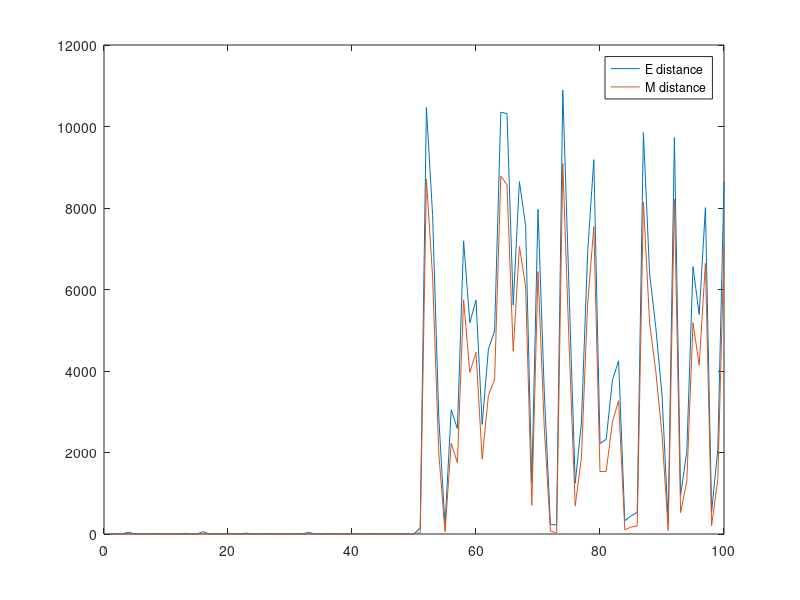
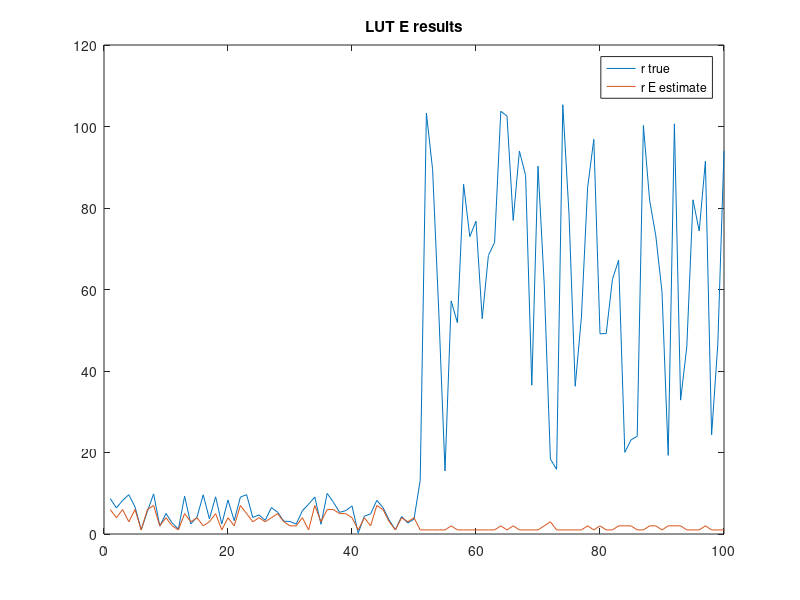
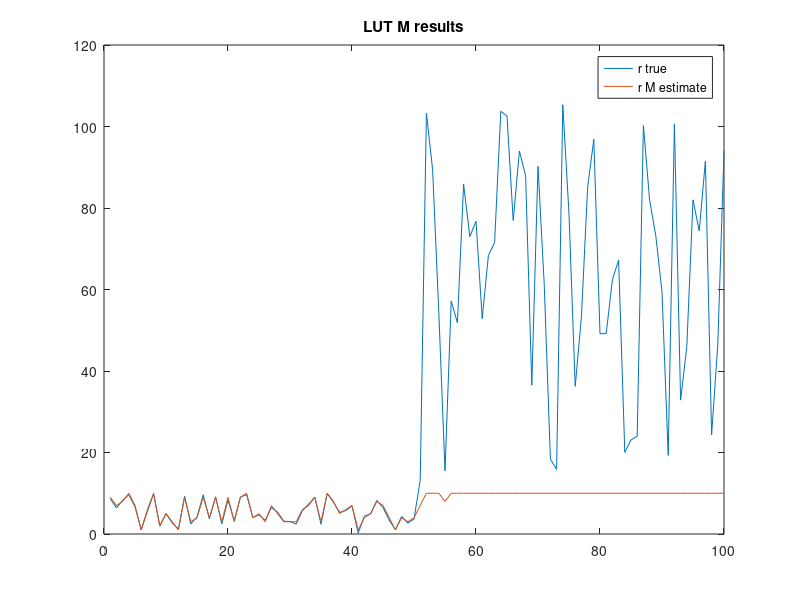

MATLAB code to generate these figures, in order: (Note: this script raises an error after producing the figures.)
clear;clc
% %% Direct inversion
G = 6.674e-11;
m1 = 10;
m2 = 50;
r = 100; 
F = G*m1*m2/r^2;

r_hat = (G*m1*m2/F)^0.5;

r - r_hat

%% Look up table (LUT) approach
% define the LUT
[m1,m2,r] = ndgrid(1:100,1:100,1:10);
m1 = m1(:);
m2 = m2(:);
r = r(:);
F = (G*m1.*m2)./(r.^2);
x = [m1,m2,F];
% define new observations
m1_test = [rand(50,1)*100; rand(50,1)*100+100];
m2_test = [rand(50,1)*100; rand(50,1)*100+100];
r_true = [rand(50,1)*10; rand(50,1)*100+10];
F_test = (G*m1_test.*m2_test)./(r_true.^2);

test.m1=m1_test;
test.m2=m2_test;
test.r=r_true;
test.F = F_test;
save('test','test');


E_error = zeros(100,1);
M_error = zeros(100,1);
E_r_hat = zeros(100,1);
M_r_hat = zeros(100,1);
var_x = var(x);
for i = 1 : 100
    x_test_i = [m1_test(i),m2_test(i),F_test(i)];
    % metric 1 : Euclidean distance
    E_dists = sum((x-repmat(x_test_i,100^2*10,1)).^2, 2); % Euclidean distance
    [~,min_idx_E] = min(E_dists); % find the most similar combination
    E_r_hat(i) = r(min_idx_E);
    E_error(i) = (r_true(i) - r(min_idx_E))^2;
    
    % metric 2 : Mahalanobis distance
    M_dists = sum((x-repmat(x_test_i,100^2*10,1)).^2./(repmat(var_x,100^2*10,1)), 2); % M distance
    [~,min_idx_M] = min(M_dists); % find the most similar combination
    M_error(i) = (r_true(i) - r(min_idx_M))^2;
    M_r_hat(i) = r(min_idx_M);
end

figure; plot([E_error(:),M_error(:)]); legend('E distance', 'M distance');
figure; plot([r_true, E_r_hat]); legend('r true', 'r E estimate'); title('LUT E results'); 
figure; plot([r_true, M_r_hat]); legend('r true', 'r M estimate'); title('LUT M results'); 

% (1) interpolation good!
% (2) extrapolation bad!
% (3) Mahalanobis better than Euclidean
% (4) other metrics
% (5) choose more candidates and use their mean or median

%% Artificial Neural Network (ANN) trained on simulated data from physical models
% generate simulated data
[m1,m2,r] = ndgrid(1:100,1:100,1:10);
m1 = m1(:)';
m2 = m2(:)';
r = r(:)';
F = (G*m1.*m2)./(r.^2);

inputs = [F;m1;m2];
targets = r;

% Create a Fitting Network
hiddenLayerSize = 2;
net = fitnet(hiddenLayerSize,'trainlm');
% net.layers{1}.transferFcn = 'logsig';
% net.layers{2}.transferFcn = 'logsig';

% Set up Division of Data for Training, Validation, Testing
net.divideParam.trainRatio = 70/100;
net.divideParam.valRatio = 15/100;
net.divideParam.testRatio = 15/100;
 
% Train the Network
[net,tr] = train(net,inputs,targets);
 
% Test the Network
outputs = net(inputs);
errors = gsubtract(outputs,targets);
performance = perform(net,targets,outputs);
 
% View the Network
view(net)

%% interpolation & extrapolation
load test;
rhat = net([test.F';test.m1';test.m2']);
figure; plot([test.r, rhat']); legend('r true', 'r estimate'); title('ANN one layer (2 neurons) results'); 

%% Artificial Neural Network (ANN) trained on simulated data from physical models
% generate simulated data
[m1,m2,r] = ndgrid(1:100,1:100,1:10);
m1 = m1(:)';
m2 = m2(:)';
r = r(:)';
F = (G*m1.*m2)./(r.^2);

inputs = [F;m1;m2];
targets = r;

% Create a Fitting Network
hiddenLayerSize = 10;
net = fitnet(hiddenLayerSize,'trainlm');
% net.layers{1}.transferFcn = 'logsig';
% net.layers{2}.transferFcn = 'logsig';

% Set up Division of Data for Training, Validation, Testing
net.divideParam.trainRatio = 70/100;
net.divideParam.valRatio = 15/100;
net.divideParam.testRatio = 15/100;
 
% Train the Network
[net,tr] = train(net,inputs,targets);
 
% Test the Network
outputs = net(inputs);
errors = gsubtract(outputs,targets);
performance = perform(net,targets,outputs);
 
% View the Network
view(net)

%% interpolation & extrapolation
load test;
rhat = net([test.F';test.m1';test.m2']);
figure; plot([test.r, rhat']); legend('r true', 'r estimate'); title('ANN one layer (10 neurons) results'); 


%% MLE
% get the observed data
m1 = 100 + randn(100,1);
m2 = 200 + randn(100,1)*2;
r = 50;
F = (G*m1.*m2)./(r^2);
% estimate using MLE
r_hat = ((sum(G*m1.^2.*m2.^2))/(sum(F.*m1.*m2)))^0.5;
error = r - r_hat;

%% MAP
% case 1: 'r' is model parameter, which is a random variable satisfying uniform
% distribution from 'min_r' to 'max_r'
fun = @(r) sum((F-G*m1.*m2/r^2).^2);
min_r = 20;
max_r = 70;
r0 = 65;
r_hat = simulannealbnd(fun,r0,min_r,max_r);

% case 2: 'r' is model parameter, which is a random variable satisfying Gaussian
% distribution with 'mu=50', 'sigma=2';
mu_r = 50;
sigma_r = 2;
r0 = 80;
beta = 0.1;
fun = @(r) sum((F-G*m1.*m2/r^2).^2)+beta*(r-mu_r)^2/(sigma_r^2);
r_hat = simulannealbnd(fun,r0);

% case 3: G is model parameter, 'r' is laten variable, which is a random variable 
% satisfying a mixture of two Gaussian distributions with known model
% parameters
% step (1): simulate data according forward model
mu1 = 20;
mu2 = 60;
sigma1 = 0.1;
sigma2 = 0.2;
p1 = 0.5;
p2 = 0.5;

m1 = 100 + randn(100,1);
m2 = 200 + randn(100,1)*2;
r = [randn(50,1)*sigma1+mu1;randn(50,1)*sigma2+mu2];
r = r(randperm(length(r)));
F = (G*m1.*m2)./(r.^2);

% step (2): perform data inversion with MAP 
% inite estimate of 'r'
r_hat = rand(100,1)*100;
l(r_hat>50) = 2;
l(r_hat<=50) = 1;
theta = zeros(100,5);
for i = 1:100
    i
    % M-step: estimate 'G' using r based on MLE
    G_hat = sum((F.*m1.*m2)./r_hat.^2)/sum((m1.^2.*m2.^2)./r_hat.^4); theta(i,1) = G_hat;
    mu1_hat = mean(r_hat(l==1));  theta(i,2) = mu1_hat;
    sigma1_hat = std(r_hat(l==1)); theta(i,3) = sigma1_hat;
    mu2_hat = mean(r_hat(l==2)); theta(i,4) = mu2_hat;
    sigma2_hat = std(r_hat(l==2)); theta(i,5) = sigma2_hat;
    theta(i,:)
    G_hat
    % E-step: estimate 'r' using 'G'
    % (1) estimate l given r
    dist1 = ((r_hat-mu1_hat).^2/sigma1_hat^2);
    dist2 = ((r_hat-mu2_hat).^2/sigma2_hat^2);
    dists = [dist1,dist2];
    [~,l] = min(dists,[],2);
    % (2) estimate r given l
    beta = 10;
    fun = @(r_hat) sum((F-G_hat*m1.*m2./r_hat.^2).^2)+beta*sum(((r_hat-mu1_hat).^2/sigma1_hat^2).*(l==1) + ((r_hat-mu2_hat).^2/sigma2_hat^2).*(l==2));
    r_hat = simulannealbnd(fun,r_hat);
end

figure; plot(theta); legend('G','mu1','sigma1','mu2','sigma2');

dist1 = ((r-mu1).^2/sigma1^2);
dist2 = ((r-mu2).^2/sigma2^2);
dists = [dist1,dist2];
[~,l] = min(dists,[],2);

dist1 = ((r_hat-mu1).^2/sigma1^2);
dist2 = ((r_hat-mu2).^2/sigma2^2);
dists = [dist1,dist2];
[~,l_hat] = min(dists,[],2);

figure;imagesc(reshape(l,10,10));
figure;imagesc(reshape(l_hat,10,10));



